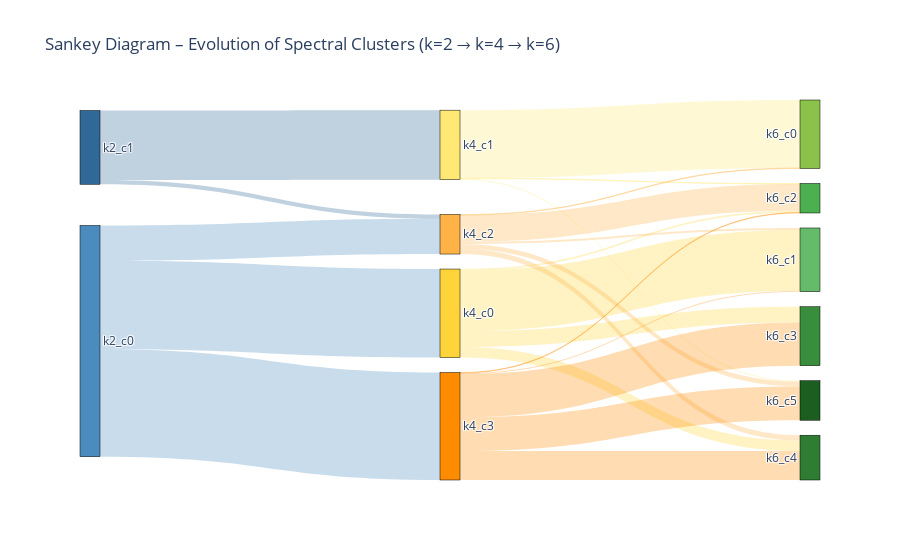

The notebook cell saved with this chart:
### Code cell
import pandas as pd
import plotly.graph_objects as go

# Load the dataset
df = pd.read_csv('data/ilpd-clustered.csv')

# --- Data Preparation for Sankey Plot ---
cluster_cols = ['Clusters_Spectral_k2', 'Clusters_Spectral_k4', 'Clusters_Spectral_k6']

# Create labels for the nodes
labels = []
for col in cluster_cols:
    k_val = col.split('_k')[-1]
    labels.extend([f'k{k_val}_c{i}' for i in sorted(df[col].unique())])

label_to_id = {label: i for i, label in enumerate(labels)}

# --- Create Links ---
links_k2_k4 = df.groupby([cluster_cols[0], cluster_cols[1]]).size().reset_index(name='value')
links_k2_k4['source'] = links_k2_k4[cluster_cols[0]].apply(lambda x: label_to_id[f'k2_c{x}'])
links_k2_k4['target'] = links_k2_k4[cluster_cols[1]].apply(lambda x: label_to_id[f'k4_c{x}'])

links_k4_k6 = df.groupby([cluster_cols[1], cluster_cols[2]]).size().reset_index(name='value')
links_k4_k6['source'] = links_k4_k6[cluster_cols[1]].apply(lambda x: label_to_id[f'k4_c{x}'])
links_k4_k6['target'] = links_k4_k6[cluster_cols[2]].apply(lambda x: label_to_id[f'k6_c{x}'])

all_links = pd.concat([links_k2_k4, links_k4_k6], axis=0)

# --- Assign Colors ---

# Palette for each k-value
colors_k2 = ['#4B8BBE', '#306998']      # blu
colors_k4 = ['#FFD43B', '#FFE873', '#FFB347', '#FF8C00']  # giallo-arancio
colors_k6 = ['#8BC34A', '#66BB6A', '#4CAF50', '#388E3C', '#2E7D32', '#1B5E20']  # verde

node_colors = colors_k2 + colors_k4 + colors_k6

# Function to convert HEX to RGBA with transparency
def hex_to_rgba(hex_color, alpha=0.3):
    hex_color = hex_color.lstrip('#')
    r, g, b = tuple(int(hex_color[i:i+2], 16) for i in (0, 2, 4))
    return f'rgba({r},{g},{b},{alpha})'

# Create link colors based on source node
link_colors = [hex_to_rgba(node_colors[s], 0.3) for s in all_links['source']]

# --- Create the Sankey Plot ---
fig = go.Figure(data=[go.Sankey(
    node=dict(
        pad=15,
        thickness=20,
        line=dict(color="black", width=0.5),
        label=labels,
        color=node_colors
    ),
    link=dict(
        source=all_links['source'],
        target=all_links['target'],
        value=all_links['value'],
        color=link_colors
    ))])

fig.update_layout(
    title_text="Sankey Diagram – Evolution of Spectral Clusters (k=2 → k=4 → k=6)",
    font_size=12
)

fig.show()

### Figure 1 — Plotly figure (JSON) as saved in the notebook; plotly's stock layout.template omitted (floating-point values rounded to 4 significant figures)
{"data": [{"link": {"color": ["rgba(75,139,190,0.3)", "rgba(75,139,190,0.3)", "rgba(75,139,190,0.3)", "rgba(48,105,152,0.3)", "rgba(48,105,152,0.3)", "rgba(255,212,59,0.3)", "rgba(255,212,59,0.3)", "rgba(255,212,59,0.3)", "rgba(255,212,59,0.3)", "rgba(255,232,115,0.3)", "rgba(255,232,115,0.3)", "rgba(255,232,115,0.3)", "rgba(255,179,71,0.3)", "rgba(255,179,71,0.3)", "rgba(255,179,71,0.3)", "rgba(255,179,71,0.3)", "rgba(255,179,71,0.3)", "rgba(255,140,0,0.3)", "rgba(255,140,0,0.3)", "rgba(255,140,0,0.3)", "rgba(255,140,0,0.3)", "rgba(255,140,0,0.3)"], "source": [0, 0, 0, 1, 1, 2, 2, 2, 2, 3, 3, 3, 4, 4, 4, 4, 4, 5, 5, 5, 5, 5], "target": [2, 4, 5, 3, 4, 7, 8, 9, 10, 6, 8, 11, 6, 7, 8, 10, 11, 7, 8, 9, 10, 11], "value": [168, 67, 204, 132, 8, 115, 3, 30, 20, 129, 1, 2, 1, 4, 51, 10, 9, 2, 1, 82, 55, 64]}, "node": {"color": ["#4B8BBE", "#306998", "#FFD43B", "#FFE873", "#FFB347", "#FF8C00", "#8BC34A", "#66BB6A", "#4CAF50", "#388E3C", "#2E7D32", "#1B5E20"], "label": ["k2_c0", "k2_c1", "k4_c0", "k4_c1", "k4_c2", "k4_c3", "k6_c0", "k6_c1", "k6_c2", "k6_c3", "k6_c4", "k6_c5"], "line": {"color": "black", "width": 0.5}, "pad": 15, "thickness": 20}, "type": "sankey"}], "layout": {"title": {"text": "Sankey Diagram – Evolution of Spectral Clusters (k=2 → k=4 → k=6)"}, "font": {"size": 12}}}
